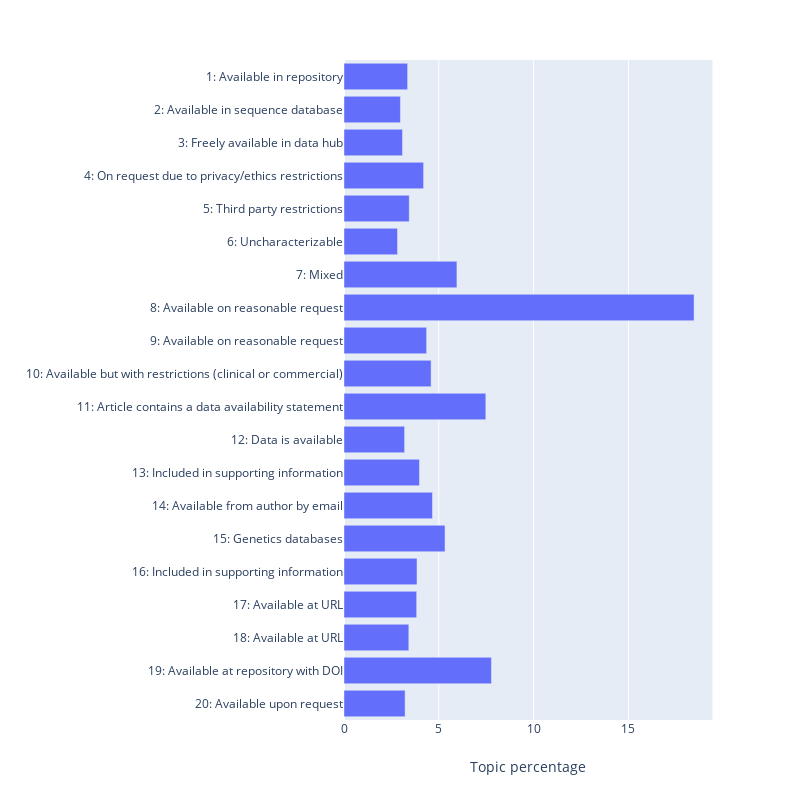

The notebook cell this image was saved under:
### Code cell
fig = px.bar(
    topics_proportion.sort_index(ascending=False),
    y="topic",
    x="percentage",
    orientation="h",
    width=800,
    height=800,
)

fig_path = os.path.join(PROJ_ROOT + "/reports/figures/" + "0.6-04-topic_percentage")
fig.update_xaxes(title_text="Topic percentage")
fig.update_yaxes(title_text="")


pio.write_html(fig, fig_path + ".html", include_plotlyjs="cdn")
# pio.write_image(fig, fig_path + ".svg")

fig.show()

### Figure 1 — Plotly figure (JSON) as saved in the notebook; plotly's stock layout.template omitted (floating-point values rounded to 4 significant figures)
{"data": [{"alignmentgroup": "True", "hoverlabel": {"namelength": 0}, "hovertemplate": "percentage=%{x}<br>topic=%{y}", "legendgroup": "", "marker": {"color": "#636efa"}, "name": "", "offsetgroup": "", "orientation": "h", "showlegend": false, "textposition": "auto", "type": "bar", "x": [3.222, 7.776, 3.419, 3.832, 3.85, 5.329, 4.667, 3.98, 3.197, 7.48, 4.594, 4.358, 18.46, 5.956, 2.823, 3.441, 4.197, 3.086, 2.977, 3.356], "xaxis": "x", "y": ["20: Available upon request", "19: Available at repository with DOI", "18: Available at URL", "17: Available at URL", "16: Included in supporting information", "15: Genetics databases", "14: Available from author by email", "13: Included in supporting information", "12: Data is available", "11: Article contains a data availability statement", "10: Available but with restrictions (clinical or commercial)", "9: Available on reasonable request", "8: Available on reasonable request", "7: Mixed", "6: Uncharacterizable", "5: Third party restrictions", "4: On request due to privacy/ethics restrictions", "3: Freely available in data hub", "2: Available in sequence database", "1: Available in repository"], "yaxis": "y"}], "layout": {"barmode": "relative", "height": 800, "legend": {"tracegroupgap": 0}, "margin": {"t": 60}, "width": 800, "xaxis": {"anchor": "y", "autorange": true, "domain": [0, 0.98], "range": [0, 19.43], "title": {"text": "Topic percentage"}, "type": "linear"}, "yaxis": {"anchor": "x", "autorange": true, "domain": [0, 1], "range": [-0.5, 19.5], "title": {"text": ""}, "type": "category"}}}
